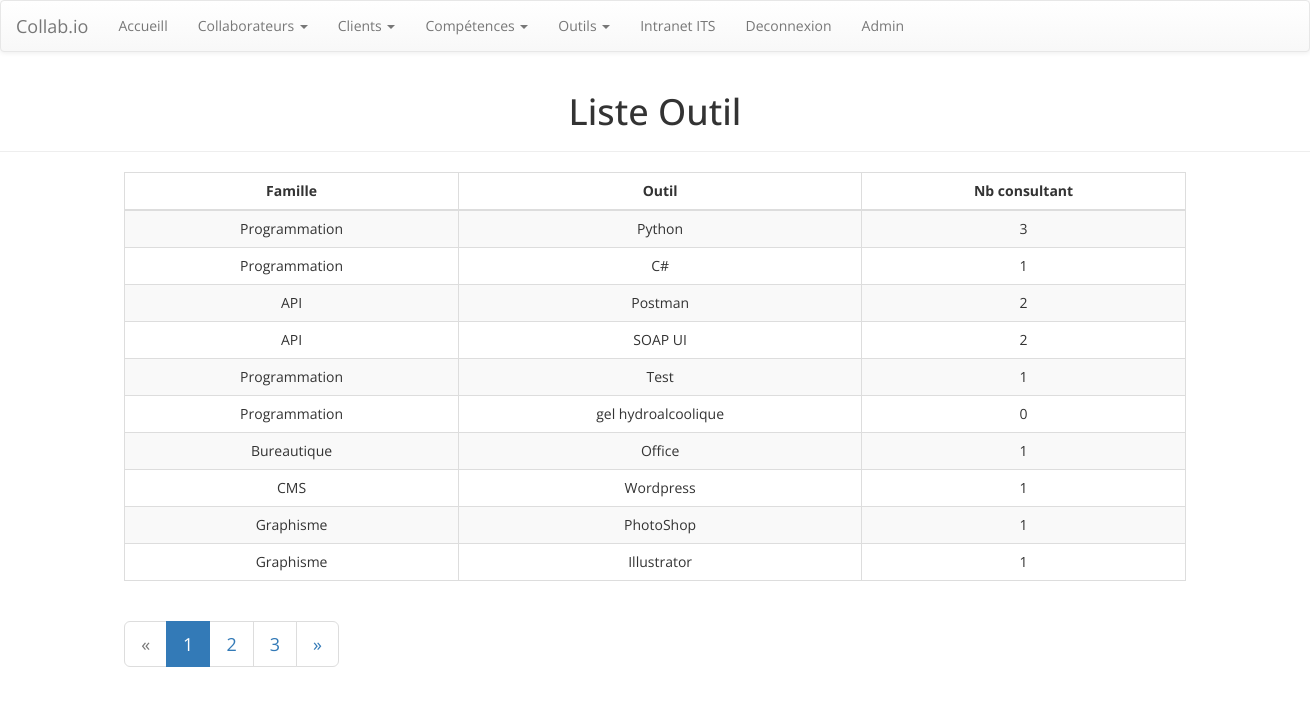
The app's page /outil/ (signed in) with its own data.
### collab/models.py (models this page shows, shortened)
class outils(models.Model):
    nomOutil = models.CharField(max_length=250)
    famille = models.ForeignKey(familleOutils, on_delete=models.CASCADE)

class familleOutils(models.Model):
    nomFamilleOutils = models.CharField(max_length=250)
    def __str__(self):
        return self.nomFamilleOutils

### collab/views.py (the view)
# urls.py: path('outil/', views.liste_outil, name='liste_outil'),
def liste_outil(request):
    template = loader.get_template('collab/liste_outil2.html')
    outils_list= outils.objects.all()
    page = request.GET.get('page', 1)
    paginator = Paginator(outils_list, 10)
    try:
        tools= paginator.page(page)
    except PageNotAnInteger:
        tools = paginator.page(1)
    except EmptyPage:
        tools = paginator.page(paginator.num_pages)
    context={'tools':tools}
    return HttpResponse(template.render(context, request))

### collab/templatetags/collab_extras.py (called while the page is built)
@register.filter(name='nb_consultant_outil')
def nb_consultant_outil(id_outil):
    nb = collaborateurs.objects.filter(outilsCollaborateur=id_outil).count()
    return nb

### collab/templates/collab/liste_outil2.html
{% extends 'collab/base.html' %}
{% load collab_extras %}
{% block content %}
    <div class="page-header">
        <h1 class="text-center">Liste Outil</h1></div>
    <div class="container" id="container">
        <div class="row">
            <div class="col-lg-10 col-lg-offset-1 col-md-10 col-md-offset-1 col-sm-10 col-sm-offset-1 col-xs-12">
                <div class="table-responsive" id="liste-consultant">
                    <table class="table table-striped table-bordered table-hover">
                        <thead>
                            <tr class="text-center">
                                <th class="text-center">Famille </th>
                                <th class="text-center">Outil </th>
                                <th class="text-center">Nb consultant</th>
                            </tr>
                        </thead>
                        <tbody>
                            {% for tool in tools %}
                            {% with truc=tool.pk %}
                            <tr>
                                <td>{{tool.famille}} </td>
                                <td>{{tool.nomOutil}} </td>
                                <td>{{truc|nb_consultant_outil}}</td>
                            </tr>
                            {% endwith %}
                            {% endfor %}
                        </tbody>
                    </table>
                </div>
            </div>
        </div>
        {% if tools.has_other_pages %}
        <div class="row">
            <div class="col-lg-offset-1 col-md-12 col-md-offset-1">
                <nav>
                    <ul class="pagination pagination-lg">
                        {% if tools.has_previous %}
                        <li><a aria-label="Previous"><span aria-hidden="true">«</span></a></li>
                        {% else %}
                        <li class="disabled"><span>&laquo;</span></li>
                        {% endif %}
                        {% for i in tools.paginator.page_range %}
                            {% if tools.number == i %}
                                <li class="active"><span>{{ i }} <span class="sr-only">(current)</span></span></li>
                            {% else %}
                                <li><a href="?page={{ i }}">{{ i }}</a></li>
                            {% endif %}
                        {% endfor %}
                        {% if tools.has_next %}
                            <li><a aria-label="Next"><span aria-hidden="true">»</span></a></li>
                        {% else %}
                            <li class="disabled"><span>&raquo;</span></li>
                        {% endif %}
                    </ul>
                </nav>
            </div>
        </div>
        {% endif %}
    </div>
{% endblock %}

### collab/static/collab/assets/css/styles.css (style rules this page uses)
div#liste-consultant.table-responsive { text-align:center; }
table th.text-center, table td.text-center { text-align:center; }
.table > tbody > tr > td { vertical-align:middle; }

### collab/static/collab/assets/css/Full-Width-Center-Container.css (style rules this page uses)
div#container.container { width:100%; }

### collab/static/collab/assets/css/Simple-Profile-Info.css (style rules this page uses)
* { -webkit-border-radius:0 0 0 0; border-radius:0 0 0 0; font-family:'Open Sans'; }

### records on screen
outils: famille "Programmation", nomOutil "Python", pk|nb_consultant_outil "3"
outils: famille "Programmation", nomOutil "C#", pk|nb_consultant_outil "1"
outils: famille "API", nomOutil "Postman", pk|nb_consultant_outil "2"
outils: famille "API", nomOutil "SOAP UI", pk|nb_consultant_outil "2"
outils: famille "Programmation", nomOutil "Test", pk|nb_consultant_outil "1"
outils: famille "Programmation", nomOutil "gel hydroalcoolique", pk|nb_consultant_outil "0"
outils: famille "Bureautique", nomOutil "Office", pk|nb_consultant_outil "1"
outils: famille "CMS", nomOutil "Wordpress", pk|nb_consultant_outil "1"
outils: famille "Graphisme", nomOutil "PhotoShop", pk|nb_consultant_outil "1"
outils: famille "Graphisme", nomOutil "Illustrator", pk|nb_consultant_outil "1"

### other values on screen
{{ i }} "1"
{{ i }} "2" "3"
